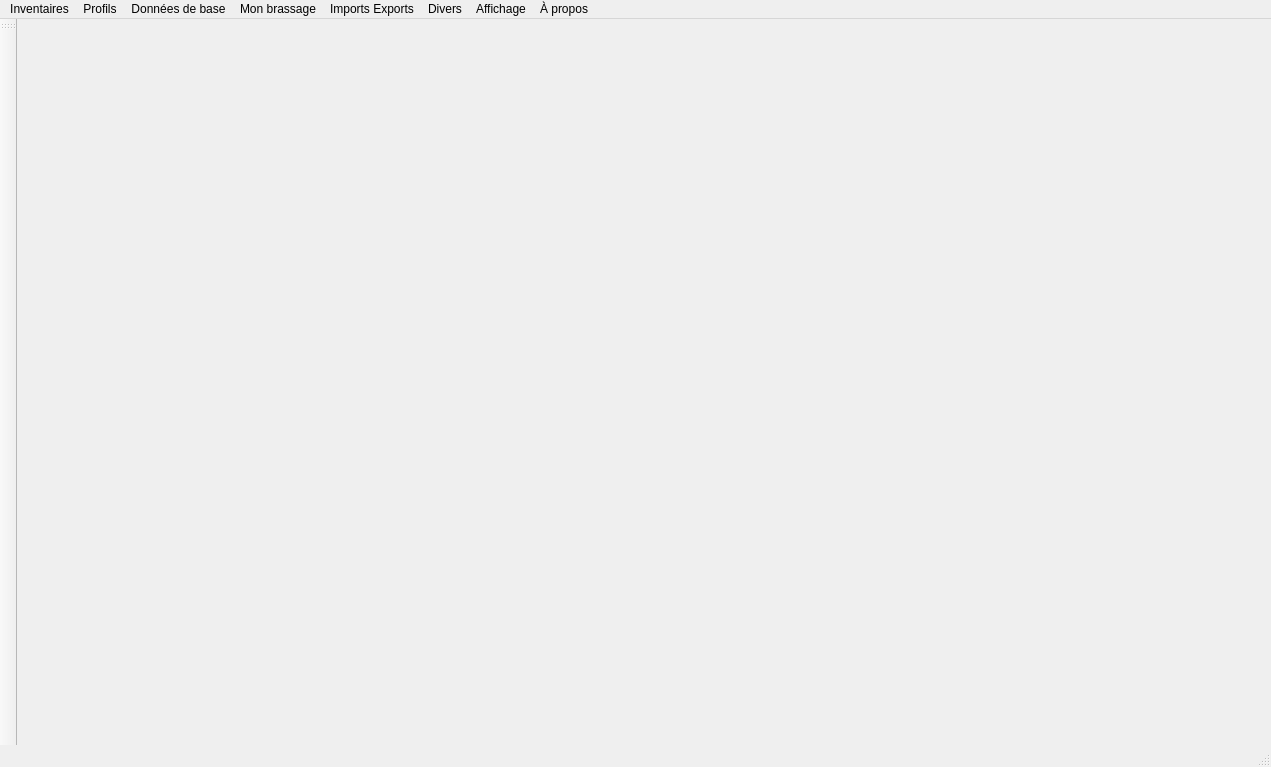
<?xml version="1.0" encoding="UTF-8"?>
<ui version="4.0">
 <class>MainWindowBase</class>
 <widget class="QMainWindow" name="MainWindowBase">
  <property name="geometry">
   <rect>
    <x>0</x>
    <y>0</y>
    <width>1271</width>
    <height>767</height>
   </rect>
  </property>
  <property name="windowTitle">
   <string>MainWindow</string>
  </property>
  <widget class="QWidget" name="centralwidget"/>
  <widget class="QMenuBar" name="menubar">
   <property name="geometry">
    <rect>
     <x>0</x>
     <y>0</y>
     <width>1271</width>
     <height>22</height>
    </rect>
   </property>
   <widget class="QMenu" name="menuInventaires">
    <property name="title">
     <string>Inventaires</string>
    </property>
    <addaction name="actionInventoryFermentables"/>
    <addaction name="actionInventoryHops"/>
    <addaction name="actionInventoryYeasts"/>
    <addaction name="actionInventoryMiscs"/>
   </widget>
   <widget class="QMenu" name="menuPublic">
    <property name="title">
     <string>Données de base</string>
    </property>
    <addaction name="actionBrand"/>
    <addaction name="separator"/>
    <addaction name="actionSuppliers"/>
    <addaction name="actionYBrand"/>
    <addaction name="actionCountries"/>
   </widget>
   <widget class="QMenu" name="menuProfils">
    <property name="title">
     <string>Profils</string>
    </property>
    <addaction name="actionEquipmentProfiles"/>
    <addaction name="actionWaterProfiles"/>
    <addaction name="actionWaterTargetProfiles"/>
    <addaction name="separator"/>
    <addaction name="actionStyles"/>
    <addaction name="separator"/>
    <addaction name="actionRests"/>
   </widget>
   <widget class="QMenu" name="menuMon_brassage">
    <property name="title">
     <string>Mon brassage</string>
    </property>
    <addaction name="actionMyRecipes"/>
    <addaction name="actionMySessions"/>
   </widget>
   <widget class="QMenu" name="menuImports_Exports">
    <property name="title">
     <string>Imports Exports</string>
    </property>
    <addaction name="separator"/>
    <addaction name="separator"/>
    <addaction name="separator"/>
    <addaction name="separator"/>
    <addaction name="separator"/>
    <addaction name="actionImport"/>
   </widget>
   <widget class="QMenu" name="menuDivers">
    <property name="title">
     <string>Divers</string>
    </property>
    <addaction name="actionFont"/>
   </widget>
   <widget class="QMenu" name="menuAbout">
    <property name="title">
     <string>À propos</string>
    </property>
    <addaction name="actionAbout"/>
   </widget>
   <widget class="QMenu" name="menuView">
    <property name="title">
     <string>Affichage</string>
    </property>
   </widget>
   <addaction name="menuInventaires"/>
   <addaction name="menuProfils"/>
   <addaction name="menuPublic"/>
   <addaction name="menuMon_brassage"/>
   <addaction name="menuImports_Exports"/>
   <addaction name="menuDivers"/>
   <addaction name="menuView"/>
   <addaction name="menuAbout"/>
  </widget>
  <widget class="QStatusBar" name="statusbar"/>
  <widget class="QToolBar" name="toolBar">
   <property name="windowTitle">
    <string>toolBar</string>
   </property>
   <property name="toolButtonStyle">
    <enum>Qt::ToolButtonTextUnderIcon</enum>
   </property>
   <attribute name="toolBarArea">
    <enum>LeftToolBarArea</enum>
   </attribute>
   <attribute name="toolBarBreak">
    <bool>false</bool>
   </attribute>
  </widget>
  <action name="actionInventoryFermentables">
   <property name="text">
    <string>Fermentables</string>
   </property>
  </action>
  <action name="actionInventoryHops">
   <property name="text">
    <string>Houblons</string>
   </property>
  </action>
  <action name="actionSupplier">
   <property name="text">
    <string>Fournisseurs de houblons</string>
   </property>
   <property name="font">
    <font/>
   </property>
  </action>
  <action name="actionBrand">
   <property name="text">
    <string>Marques de fermentables</string>
   </property>
  </action>
  <action name="actionCountries">
   <property name="text">
    <string>Pays</string>
   </property>
  </action>
  <action name="actionYBrand">
   <property name="text">
    <string>Fournisseurs de levures</string>
   </property>
  </action>
  <action name="actionInventoryYeasts">
   <property name="text">
    <string> Levures</string>
   </property>
  </action>
  <action name="actionInventoryMiscs">
   <property name="text">
    <string>Ingrédients divers</string>
   </property>
  </action>
  <action name="actionEquipmentProfiles">
   <property name="text">
    <string>Profils d'équipment</string>
   </property>
  </action>
  <action name="actionWaterProfiles">
   <property name="text">
    <string>Profils d'eau source</string>
   </property>
  </action>
  <action name="actionWaterTargetProfiles">
   <property name="text">
    <string>Profils d'eau cible</string>
   </property>
  </action>
  <action name="actionMyRecipes">
   <property name="text">
    <string>Mes recettes</string>
   </property>
  </action>
  <action name="actionMySessions">
   <property name="text">
    <string>Mes session de brassage</string>
   </property>
  </action>
  <action name="actionStyles">
   <property name="text">
    <string>Styles</string>
   </property>
  </action>
  <action name="actionImportFermentables">
   <property name="text">
    <string>Importer des fermentables</string>
   </property>
  </action>
  <action name="actionImportHops">
   <property name="text">
    <string>Importer des houblons</string>
   </property>
  </action>
  <action name="actionImportYeasts">
   <property name="text">
    <string>Importer des levures</string>
   </property>
  </action>
  <action name="actionImportMiscs">
   <property name="text">
    <string>importer des divers</string>
   </property>
  </action>
  <action name="actionImportStyles">
   <property name="text">
    <string>Importer des styles</string>
   </property>
  </action>
  <action name="actionImport">
   <property name="text">
    <string>Importer</string>
   </property>
  </action>
  <action name="actionMes_sessions">
   <property name="icon">
    <iconset>
     <normaloff>:/icons/award-reward-svgrepo-com.svg</normaloff>:/icons/award-reward-svgrepo-com.svg</iconset>
   </property>
   <property name="text">
    <string>Mes sessions</string>
   </property>
   <property name="toolTip">
    <string>Mes session</string>
   </property>
  </action>
  <action name="actionImportYeastBrands">
   <property name="text">
    <string>Importer des marques de levures</string>
   </property>
  </action>
  <action name="actionImportSourceWaters">
   <property name="text">
    <string>Importer des profils d'eau source</string>
   </property>
  </action>
  <action name="actionImportTargetWaters">
   <property name="text">
    <string>Importer des profils d'eau cible</string>
   </property>
  </action>
  <action name="actionImportFermentableBrands">
   <property name="text">
    <string>Importer des fabricants de fermentables</string>
   </property>
  </action>
  <action name="actionImportMashRests">
   <property name="text">
    <string>Importer des paliers d'empatage</string>
   </property>
  </action>
  <action name="actionRests">
   <property name="text">
    <string>Paliers d'empâtage</string>
   </property>
  </action>
  <action name="actionImportHopSuppliers">
   <property name="text">
    <string>Importer des vendeurs de houblons</string>
   </property>
  </action>
  <action name="actionImportEquipmentProfiles">
   <property name="text">
    <string>Importer des profils d'équipement</string>
   </property>
  </action>
  <action name="actionFont">
   <property name="text">
    <string>Taille de police</string>
   </property>
  </action>
  <action name="actionSuppliers">
   <property name="text">
    <string>Vendeurs de houblons</string>
   </property>
  </action>
  <action name="actionAbout">
   <property name="text">
    <string>À propos de ce logiciel</string>
   </property>
  </action>
 </widget>
 <resources>
  <include location="../base-data/icons/resource.qrc"/>
 </resources>
 <connections/>
</ui>
